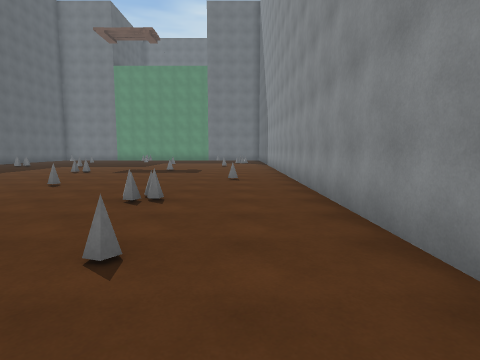
view 1 (above)

16 first-person views from a walk through a scene from a Unity 3-D project. The camera is 1.5 m above the floor, tilts 6° down and sees 80° across. The floor is counted in squares, 2 m on a side. Each view is taken from the middle of a square. On the plan, view 1 faces up. The plan holds only what a view shows up to about 10 squares ahead; the rest is blank. The place goes on beyond the plan. The player character is not drawn. Door leaves are left out, so doorways stand open.

view 2
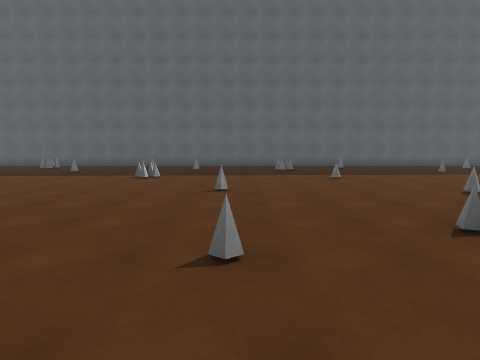

view 3
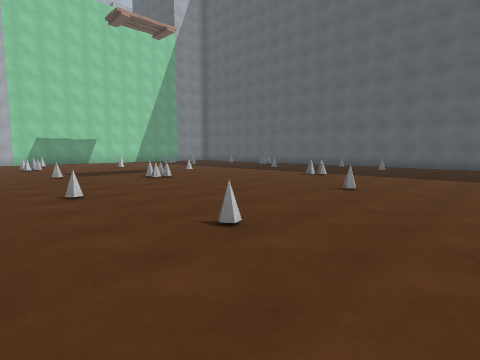

view 4
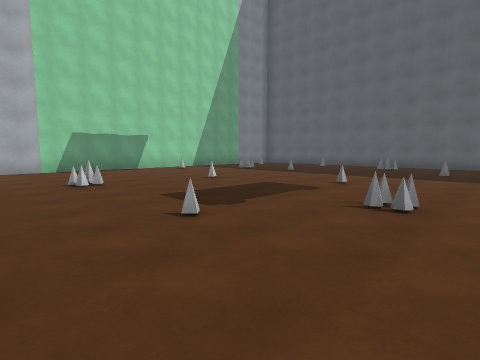

view 5
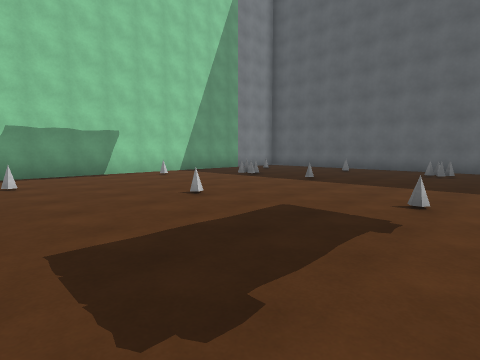

view 6
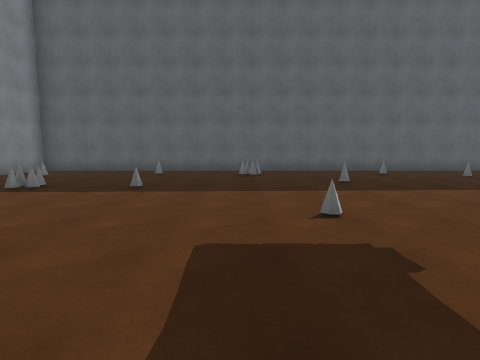

view 7
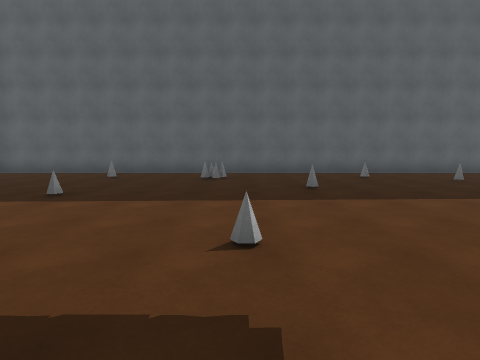

view 8
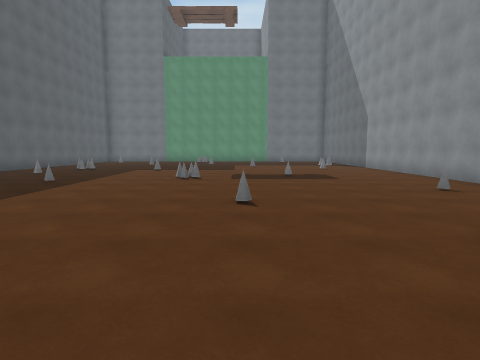

view 9
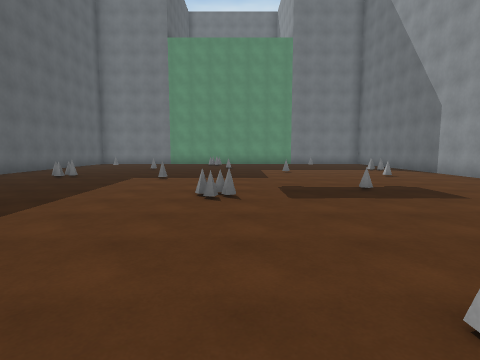

view 10
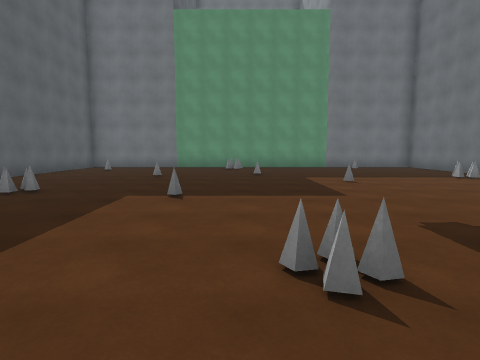

view 11
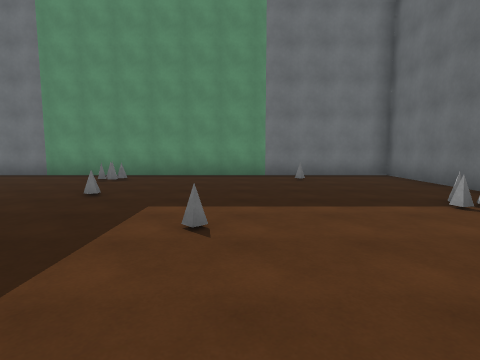

view 12
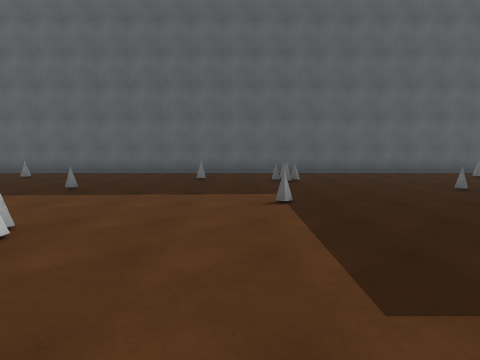

view 13
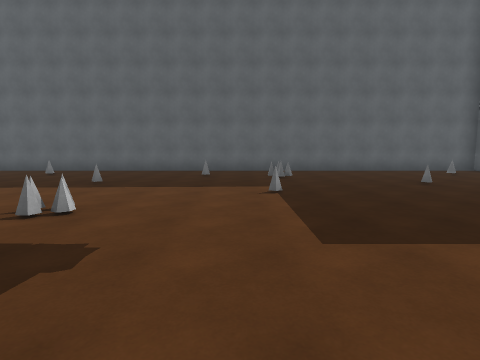

view 14
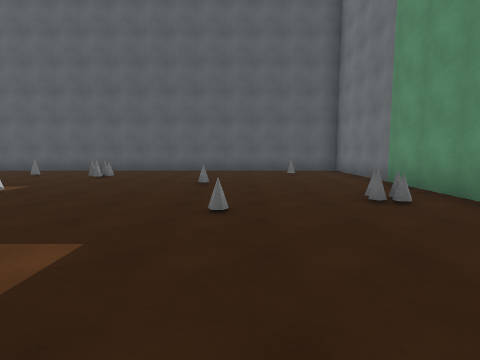

view 15
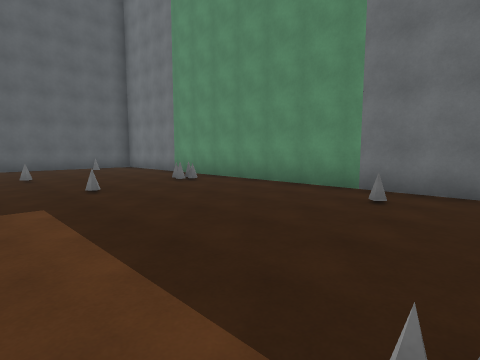

view 16
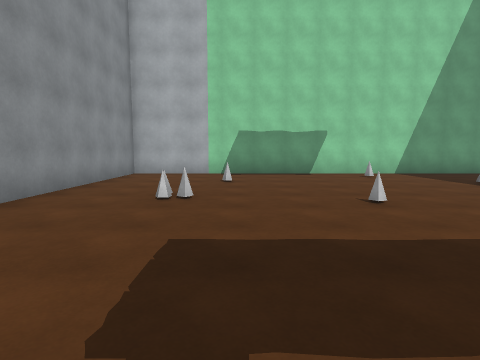

### Floor plan
Key: @ floor where view 1 was taken; # wall or solid block; . floor; = window, fence, low wall or low ledge; O other object.
Columns run from 13 left of view 1 to 2 right of it. Each row starts with its distance up from view 1.
 21 ################
 20 #..............#
 19 #.=....O.......#
 18 #..............#
 17 #..............#
 16 #............O.#
 15 #..............#
 14 #..............#
 13 #..O..=........#
 12 #..............#
 11 #..=...........#
 10 #.......O......#
  9 #..............#
  8 #..............#
  7 #............=.#
  6 #.=......=.....#
  5 #..............#
  4 #.  .......O...#
  3 #..............#
  2 #...........=..#
  1 #..............
  0 #..=.........@.
 -1 #.....O......=.
 -2 #..............
 -3 #.........O....
 -4 #..............
 -5 #.......=...=..
 -6 #.O............
 -7 #..............
 -8 #....=...=.....#
 -9 #...........O..#
-10 #....O.........#
-11 #..............#
-12 #..=...=.......#
-13 ################

Positions as (right, up) in squares from view 1, and headings:
1: (0, 0), facing up
2: (1, 2), facing left
3: (1, 4), facing down-left
4: (1, -2), facing down-left
5: (-1, -4), facing down-left
6: (-2, -6), facing left
7: (-3, -5), facing left
8: (-4, 2), facing up
9: (-5, 5), facing up
10: (-6, 8), facing up
11: (-3, 12), facing up
12: (-3, 12), facing left
13: (-2, 12), facing left
14: (-2, 17), facing left
15: (0, 15), facing up-left
16: (-2, -4), facing down
